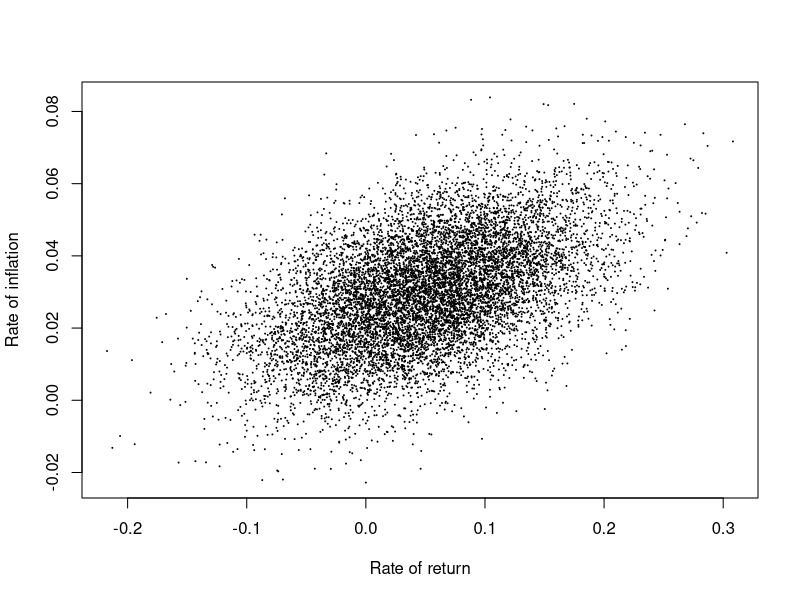
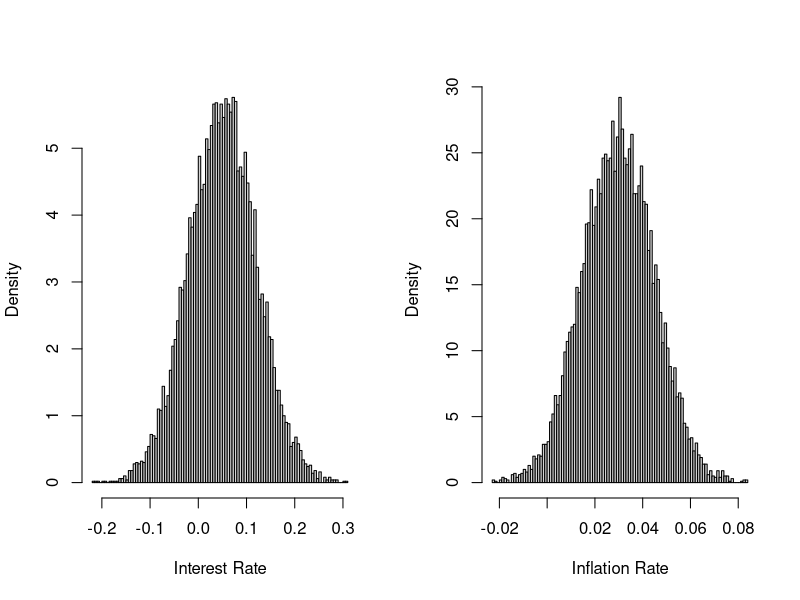
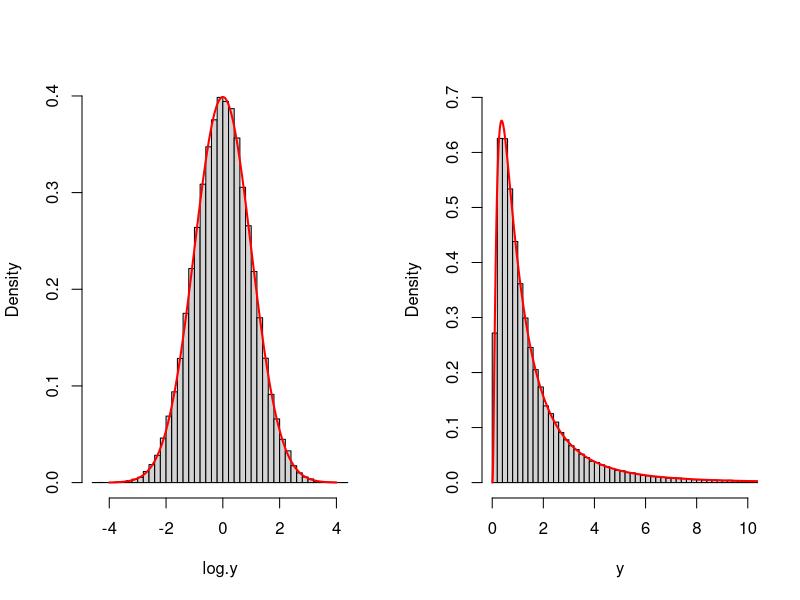
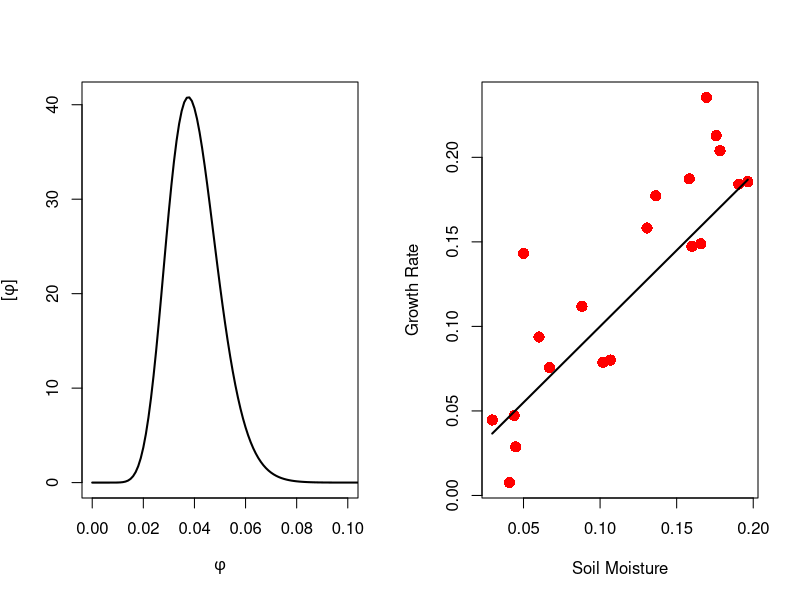
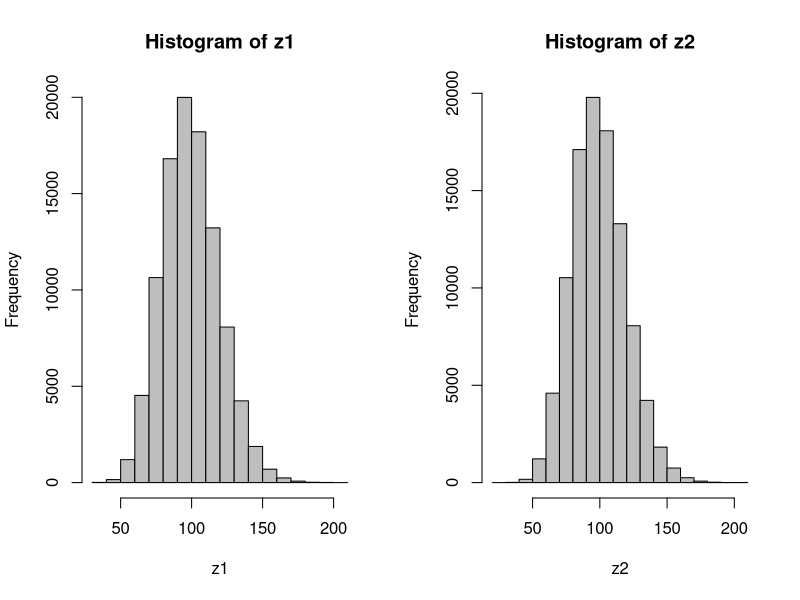

These figures' R source, in order:
## ---- chunk 1

library(knitr)

knitr::opts_chunk$set(cache = FALSE)

## ---- chunk 2
lambda <- 33
n <- 10000
y <- rpois(n, lambda)
mean(y)
var(y)
quantile (y, c(0.025, 0.975))
## ---- chunk 3
x <- 94 
mean <- 103
sd <- 23
dnorm(x, mean, sd)

q <- c(110, 90) 
p.bound <- pnorm(q, mean = mean, sd = sd)
p.bound[1] - p.bound[2]
## ---- chunk 4
x <- 4 
size <- 24
p <- 0.12
dbinom(x, size, p)
## ---- chunk 5
library(MASS)

DrawRates = function(n, int, int.sd, inf, inf.sd, rho.rates){

  covar = rho.rates * int.sd * inf.sd
  Sigma <- matrix(c(int.sd^2, covar, covar, inf.sd^2), 2, 2)
  mu = c(int, inf)
  x = (mvrnorm(n = n, mu = mu, Sigma))
  return(x)
}

x = DrawRates(n = 10000, int = .05, int.sd = .07, inf = .03, inf.sd = .015, rho.rates = .5)

plot(x[,1], x[,2], pch = 19, cex = .05, xlab = "Rate of return", ylab = "Rate of inflation")
## ---- chunk 6
par(mfrow= c(1, 2))
hist(x[,1], xlab = "Interest Rate", main = "", freq = FALSE, breaks = 100)
hist(x[,2], xlab = "Inflation Rate", main = "", freq = FALSE, breaks = 100)
## ---- chunk 7
par(mfrow = c(1,2))
set.seed(1)
mean.var <- 0
sd.var <- 1
n=100000

log.y <- rnorm(n, mean = mean.var, sd = sd.var)
hist(log.y, breaks = 50, prob = TRUE, main = "") 
x  <- seq(-4, 4, .01)
z <- dnorm(x, mean = mean.var, sd = sd.var)
lines(x, z, col = "red", lwd = 2)

y <- rlnorm(n, meanlog = mean.var, sdlog = sd.var)
hist(y, ylim = c(0, .7), breaks = 250, prob = TRUE, xlim = c(0, 10), main = "") 
x <- seq(0, 50, .01)
z <- dlnorm(x, meanlog = mean.var, sdlog = sd.var)
lines(x, z, col = "red", lwd = 2)
## ---- chunk 8
mean(log.y)
var(log.y)
(mean.y <- exp(mean.var + sd.var^2/2))
(mean(y))
(var.y <- (exp(sd.var^2) - 1) * exp(2 * mean.var + sd.var^2))
(var(y))
## ---- chunk 9
x <- 94 
mu <- 103
sd <- 23
shape <- mu**2/sd**2
rate <- mu/sd**2
dgamma(x, shape, rate)

q <- c(110, 90)
p.bound <- pgamma(q, shape, rate)
p.bound[1] - p.bound[2]
## ---- chunk 10
shapeit <- function(mu, sigma){
  a <- (mu^2 - mu^3 - mu * sigma^2)/sigma^2
  b <- (mu - 2 * mu^2 + mu^3 - sigma^2 + mu * sigma^2)/sigma^2
  shape_ps <- c(a, b)
  return(shape_ps)
}

betaParms <- shapeit(mu = .04, sigma = .01)
x <- seq(0, .2, .001)
y <- dbeta(x, betaParms[1], betaParms[2])

plot(x, y,type = 'l', ylab = expression(paste("[",phi,"]")), xlab = expression(phi), 
  xlim = c(0, 0.1), lwd = 2)
## ---- chunk 11
x <- runif(20, 0.01, 0.2)
mu <- 0.01 + 0.9 * x
sigma <- 0.03
alpha <- mu^2/sigma^2
beta <- mu/sigma^2
y <- rgamma(length(x), alpha, beta)
plot(x, y, xlab = "Soil Moisture", ylab = "Growth Rate", pch = 16, col = "red", cex = 1.5)
lines(x, mu, lwd = 2)
## ---- chunk 12
n <- 100000
lambda <- 100
sigma2 <- 400
r <- lambda^2/(sigma2 - lambda)
z1 <- rnbinom(n, mu = lambda, size = r)
mean(z1)
var(z1)
## ---- chunk 13
n <- 100000
lambda <- 100
sigma2 <- 400
r <- lambda^2/(sigma2 - lambda)
phi <- r/(r + lambda)
z2 <- rnbinom(n, prob = phi ,size = r)
mean(z2)
var(z2)
## ---- chunk 14
par(mfrow = c(1, 2))
hist(z1, col = "gray")
hist(z2, col = "gray")
